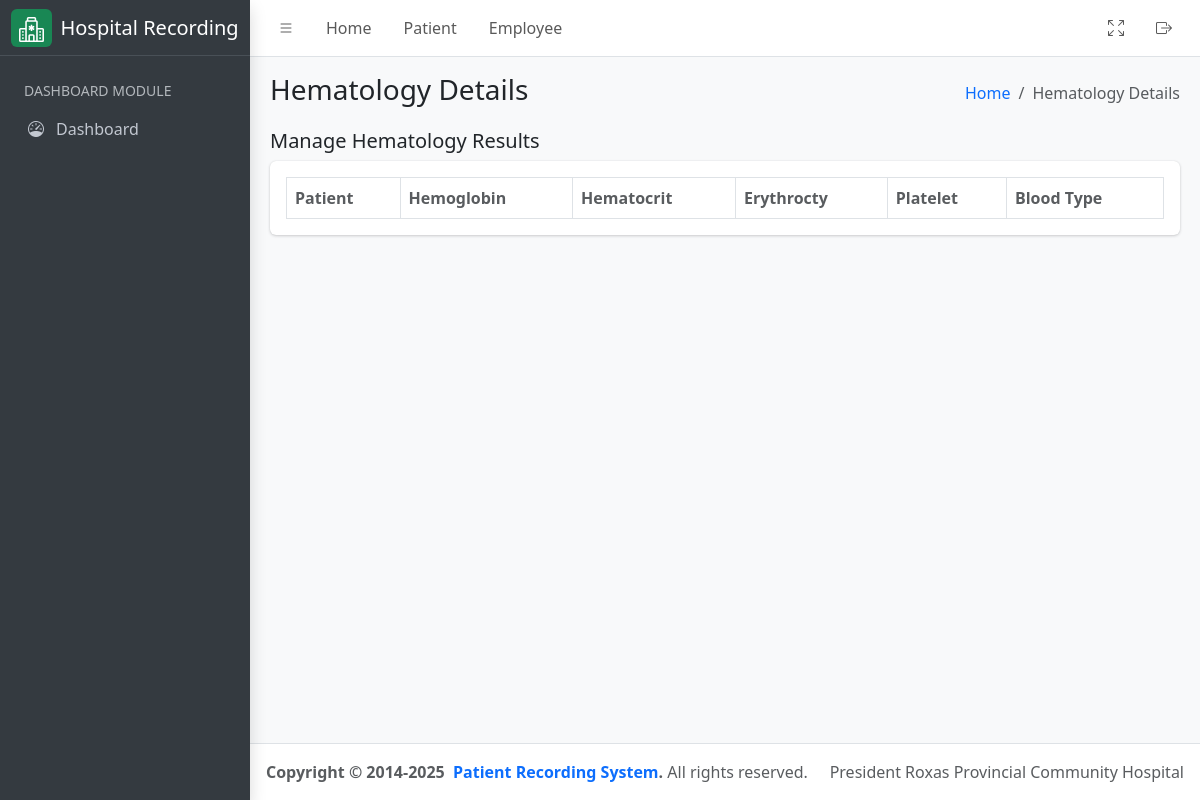
Page /laboratory/hematology/result on the earlier database version.
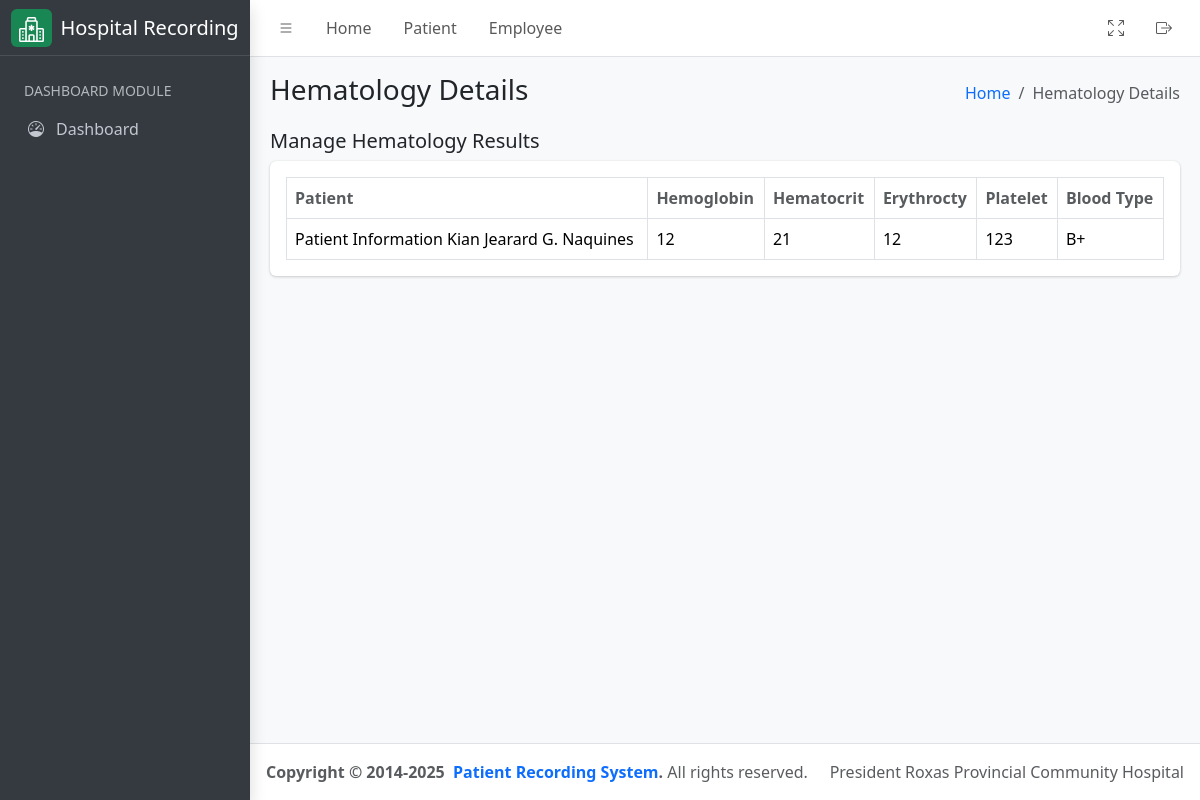
Same page on the later database version.
### hospital_app/models.py (models this page shows, shortened)
class Hematology(models.Model):
    BLOOD_TYPE_CHOICES = (
        ("A+", "A Positive"),
        ("A-", "A Negative"),
        ("B+", "B Positive"),
        ("B-", "B Negative"),
        ("AB+", "AB Positive"),
        ("AB-", "AB Negative"),
        ("O+", "O Positive"),
        ("O-", "O Negative"),
    )
    RH_TYPE_CHOICES = (
        ("+ (Positive)", "Positive"),
        ("- (Negative)", "Negative"),
    )
    patient = models.ForeignKey(
        Patient, on_delete=models.CASCADE, related_name="patient_hematology"
    )
    hemoglobin_mass_concentration = models.CharField(max_length=255)
    hematocrit = models.CharField(max_length=255)
    erythrocty_no_concentration = models.CharField(max_length=255)
    platelet = models.IntegerField()
    blood_type = models.CharField(max_length=255, choices=BLOOD_TYPE_CHOICES)
    rh_type = models.CharField(max_length=255, choices=RH_TYPE_CHOICES)
    leucocyte_no_concentration = models.FloatField()
    segmenters = models.CharField(max_length=255)
    lymphocytes = models.FloatField()
    monocytes = models.FloatField()
    eosinophils = models.FloatField()
    basophils = models.FloatField()
    date = models.DateField(auto_now_add=True)
    assigned_pathologist = models.ForeignKey(
        User,
        related_name="assigned_pathologist",
        on_delete=models.CASCADE,
        null=False,
        blank=False,
        limit_choices_to={"groups__name": "Pathologist"},
    )
    assigned_technologist = models.ForeignKey(
        User,
        related_name="assigned_technologist",
        on_delete=models.CASCADE,
        null=False,
        blank=False,
        limit_choices_to={"groups__name": "Medical Technologist"},
    )
    class Meta:
        verbose_name = "Hematology"
        verbose_name_plural = "Hematology"
        db_table = "hematology"
        ordering = ('date',)

class Patient(models.Model):
    firstname = models.CharField(max_length=255)
    middlename = models.CharField(max_length=255, null=False, blank=True)
    lastname = models.CharField(max_length=255)
    age = models.PositiveIntegerField()
    sex = models.CharField(
        max_length=10, choices=(("Male", "Male"), ("Female", "Female"))
    )
    physician = models.ForeignKey(
        User,
        related_name="physician",
        limit_choices_to={"groups__name": "Physician"},
        on_delete=models.CASCADE,
    )
    room_number = models.PositiveIntegerField()
    sample_type = models.CharField(max_length=255)
    time_of_collection = models.TimeField()
    date_of_collection = models.DateField()
    sars_result = models.CharField(max_length=255)
    date = models.DateField(auto_now_add=True)
    assigned_pathologist = models.ForeignKey(
        User,
        related_name="patient_pathologist",
        on_delete=models.CASCADE,
        null=True,
        blank=True,
        limit_choices_to={"groups__name": "Pathologist"},
    )
    assigned_technologist = models.ForeignKey(
        User,
        related_name="patient_technologist",
        on_delete=models.CASCADE,
        null=True,
        blank=True,
        limit_choices_to={"groups__name": "Medical Technologist"},
    )
    patient_type = models.CharField(
        max_length=100,
        default="In Patient",
        choices=(
            ("In Patient", "In Patient"),
            ("Out Patient", "Out Patient"),
        ),
    )
    def get_full_name(self):
        return f"{self.firstname}  { self.middlename[0] + '.' if self.middlename else ''} {self.lastname}"
    def __str__(self) -> str:
        return f'Patient Information {self.get_full_name()}'
    class Meta:
        ordering = ('time_of_collection',)

### hospital_app/views.py (the view)
# urls.py: path('laboratory/hematology/result', HematologyView.as_view(), name="hematology_list"),
class HematologyView(ListView):
    template_name = "hematology.html"
    queryset = Hematology.objects.all()
    context_object_name = "results"
    def get_context_data(self, **kwargs):
        context = super().get_context_data(**kwargs)
        context["detail_header"] = "Hematology Details List"
        context["humberger_header"] = "Hematology Details"
        return context

### hospital_app/templatetags/group.py (called while the page is built)
@register.filter
def has_group(user, group_name):
    return user.groups.filter(name=group_name).exists()

### hospital_app/templates/hematology.html (shortened to what this page needs)
{% extends './includes/base.html' %}
{% load group %}
{% block content %}
<div class="container-fluid">
    <div class="row">
        <div class="col-md-12">
            <div class="d-flex justify-content-between align-items-center">
                <h5>Manage Hematology Results</h5>
            </div>
            <div class="card mb-4">
                <div class="card-body">
                    <table id="datatable" class="table table-bordered table-hover">
                        <thead>
                            <tr>
                                <th class="text-muted">Patient</th>
                                <th class="text-muted">Hemoglobin</th>
                                <th class="text-muted">Hematocrit</th>
                                <th class="text-muted">Erythrocty</th>
                                <th class="text-muted">Platelet</th>
                                <th class="text-muted">Blood Type</th>
                            </tr>
                        </thead>
                        <tbody>
                            {% for result in results %}
                            <tr>
                                <td>{{ result.patient }}</td>
                                <td>{{ result.hemoglobin_mass_concentration }}</td>
                                <td>{{ result.hematocrit }}</td>
                                <td>{{ result.erythrocty_no_concentration }}</td>
                                <td>{{ result.platelet }}</td>
                                <td>{{ result.blood_type }}</td>
                            </tr>
                            {% endfor %}
                        </tbody>
                    </table>
                </div>
            </div>
        </div>
    </div>
</div>
{% endblock %}

Differences in the rows shown:
added Hematology: patient "Patient Information Kian Jearard G. Naquines", hemoglobin_mass_concentration "12", hematocrit "21", erythrocty_no_concentration "12", platelet "123", blood_type "B+"
